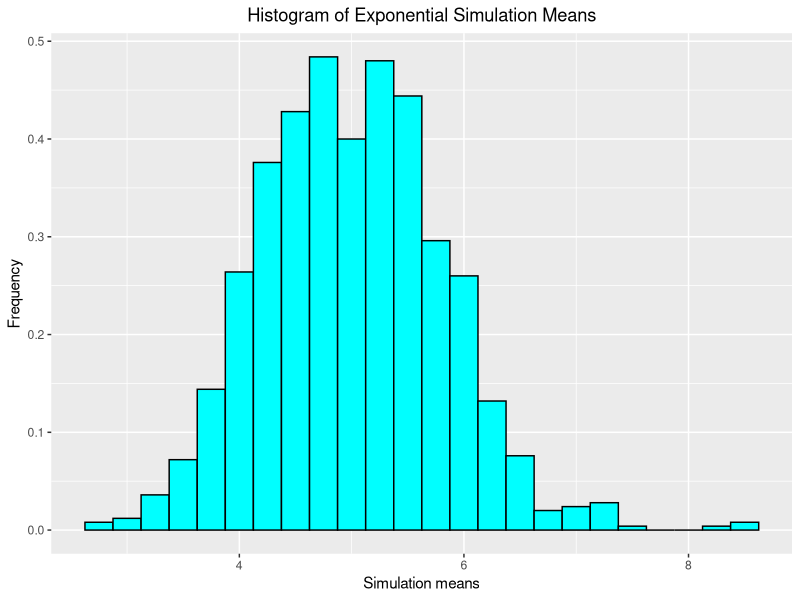
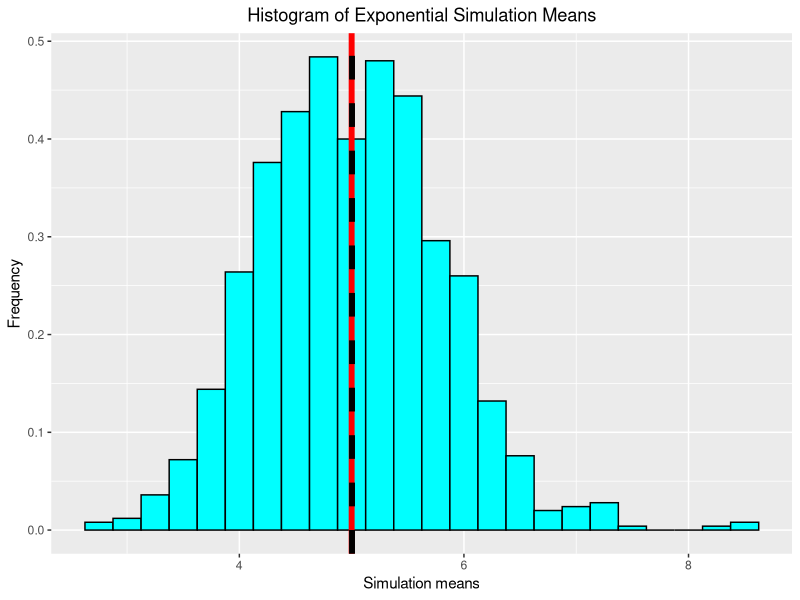
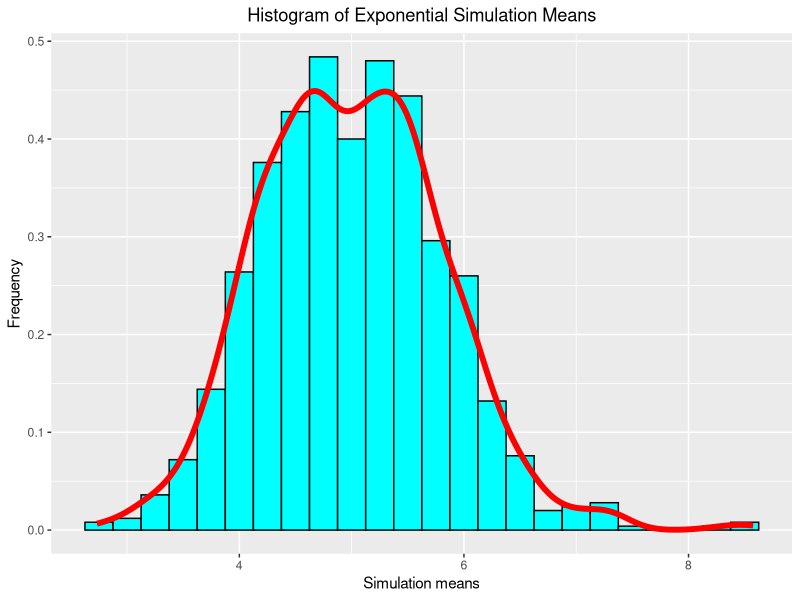
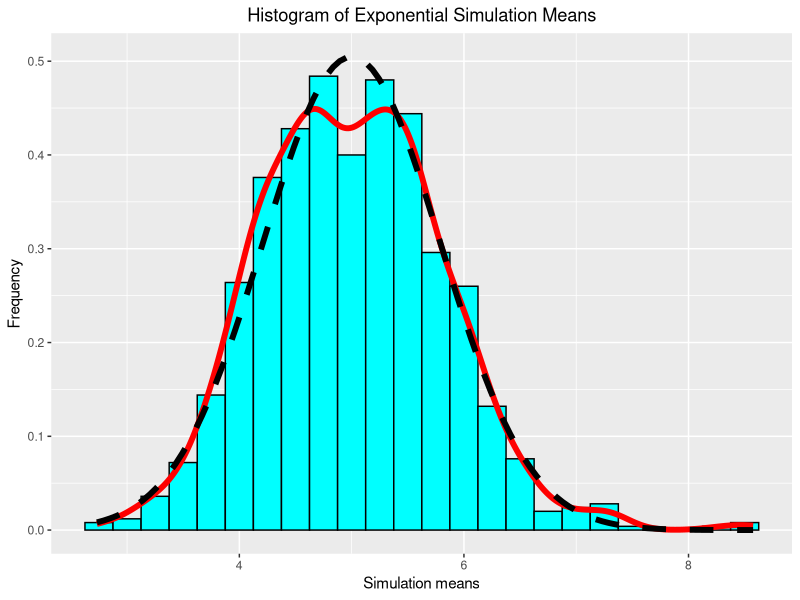

These figures' R source, in order:
## ---- chunk 1
lambda <- 0.2
n <- 40
sim_count <- 1000
## ---- chunk 2
set.seed(88423)
## ---- chunk 3
simulation <- replicate(sim_count, rexp(n, lambda))
means <- apply(simulation, 2, mean)
## ---- chunk 4
range(means)
means <- data.frame(means)
library(ggplot2)
plot_means <- ggplot(means, aes(means)) +
        geom_histogram(aes(y = ..density..), color = "black", fill = "cyan", 
                       binwidth = 0.25) +
                labs(x = "Simulation means", y = "Frequency", 
                     title = "Histogram of Exponential Simulation Means") +
                        theme(plot.title = element_text(hjust = 0.5))
plot_means
## ---- chunk 5
theory_mean <- 1 / lambda
sample_mean <- mean(means$means)
## ---- chunk 6
abs(theory_mean - sample_mean)
plot_means +
        geom_vline(xintercept = theory_mean, lwd = 2, color = "red") +
                geom_vline(xintercept = sample_mean, lwd = 2, lty = 2, color = "black")
## ---- chunk 7
theory_variance <- (1 / lambda) ^ 2 / n
sample_variance <- var(means$means)
data.frame(Sample.Variance = sample_variance, Theoretical.Variance = theory_variance, 
           Difference = theory_variance - sample_variance)
## ---- chunk 8
plot_distribution <- plot_means +
        stat_density(geom = "line", color = "red", lwd = 2)
plot_distribution
## ---- chunk 9
plot_distribution +
        stat_function(fun = dnorm, args = list(mean = theory_mean, 
                                               sd = 1 / (lambda * sqrt(n))), 
                      color = "black", lwd = 2, lty = 2)
